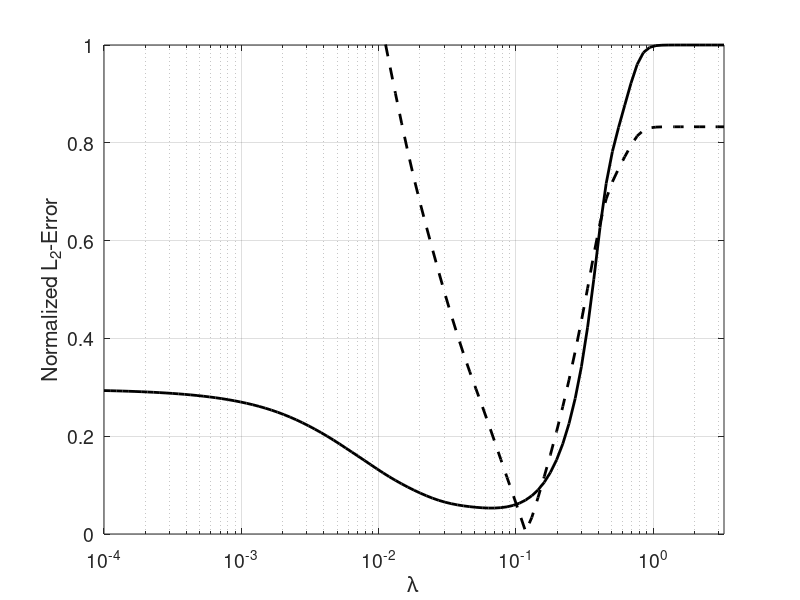
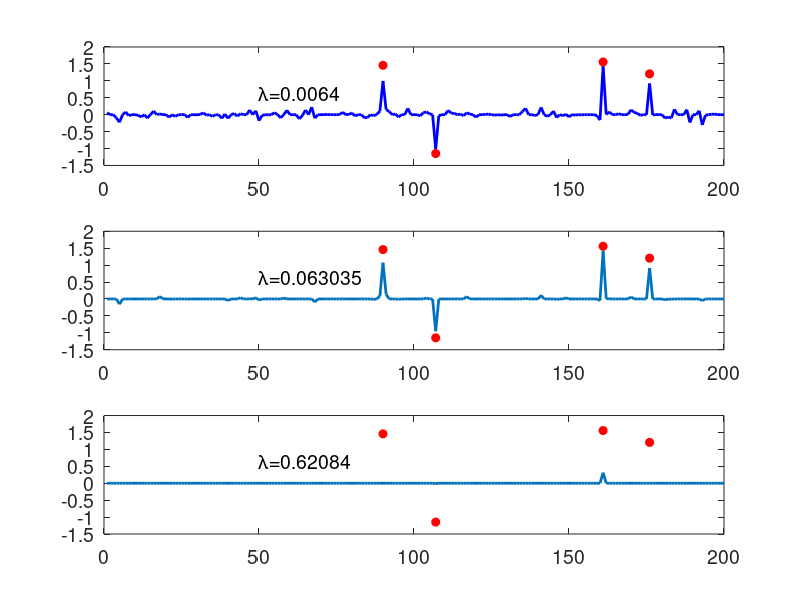
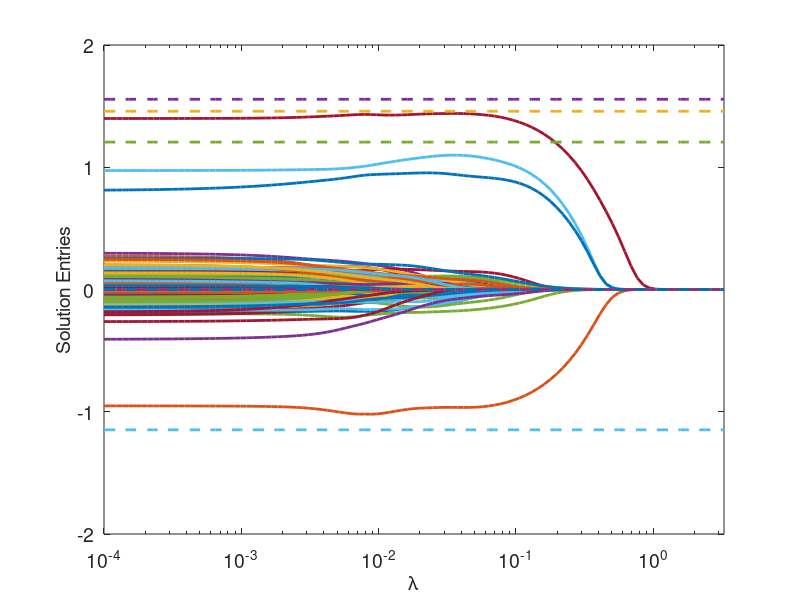
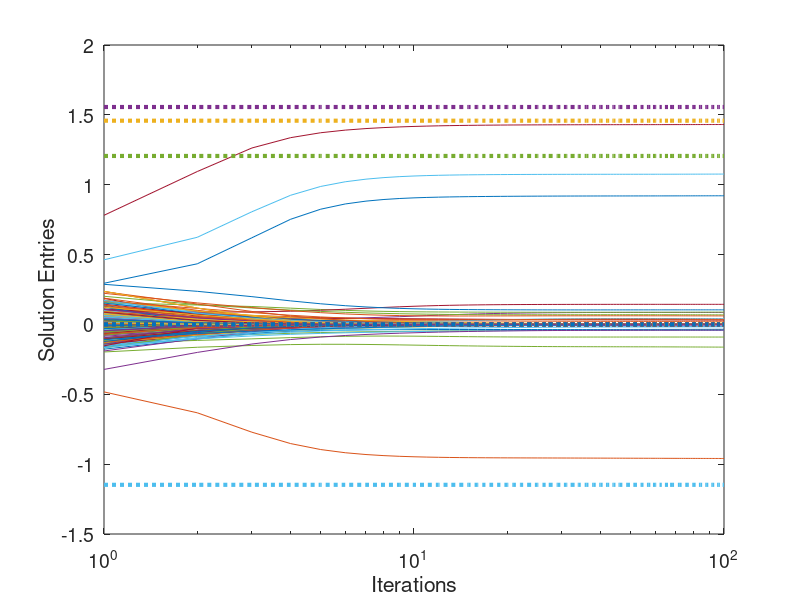

Recreate these plots in MATLAB, in order.
% Figures - 5.6, 5.7, 5.8, and 5.9  of Elad's book. This code is from M. Elad's homepage.
% =========================================
% This program presents the IRLS solution to the Q problem. 
% We demonstrate several things here:
%       1. Effect of lambda and the optimal value
%       2. Kinds of solutions obtained for various lambda
%       3. The convergence of the IRLS
%       4. The solution path (LARS style)

% Creating the data to test on
n=100; m=200; S=4; sigma=0.1;

A=randn(n,m);
W=sqrt(diag(A'*A));
for k=1:1:m,
    A(:,k)=A(:,k)/W(k);
end;

x0=zeros(m,1);
pos=randperm(m);
x0(pos(1:S))=sign(randn(S,1)).*(1+rand(S,1));
b=A*x0+randn(n,1)*sigma;

save temp n m A b x0 S sigma pos

% The IRLS algorithm for varying lambda
Xsol=zeros(m,101);
Err=zeros(101,1);
Res=zeros(101,1);
lambda=0.0001*2.^(0:0.15:15);
AA=A'*A;
Ab=A'*b;
for ll=1:1:101
    xout=zeros(m,1);
    XX=eye(m);
    for k=1:1:15
        xout=inv(2*lambda(ll)*XX+AA)*Ab;
        XX=diag(1./(abs(xout)+1e-10));
        % disp(norm(xout-x0)/norm(x0));
    end;
    Xsol(:,ll)=xout; 
    Err(ll)=(xout-x0)'*(xout-x0)/(x0'*x0);
    Res(ll)=(A*xout-b)'*(A*xout-b)/sigma^2/n; 
    disp(Err(ll));
end;

figure(1); clf; 
h=semilogx(lambda,Err,'k');
set(h,'LineWidth',2); 
hold on;
h=semilogx(lambda,abs(log10(Res)),'k--');
set(h,'LineWidth',2); 
h=xlabel('\lambda'); 
set(h,'FontSize',14);
h=ylabel('Normalized L_2-Error');
set(h,'FontSize',14);
set(gca,'FontSize',14);
grid on;
axis([min(lambda) max(lambda) 0 1]); 
% print -depsc2 Chapter_05_IRLS_lambdaCurve.eps

figure(2); clf;
posL=find(Err==min(Err),1); 
subplot(3,1,1); h=plot(Xsol(:,posL-22),'b'); 
set(h,'LineWidth',2);
hold on; h=plot(pos(1:S),x0(pos(1:S)),'ro'); 
set(h,'MarkerFaceColor','r');
set(gca,'FontSize',14);
h=text(50,0.65,['\lambda=',num2str(lambda(posL-22))]);
set(h,'FontSize',14);
subplot(3,1,2); h=plot(Xsol(:,posL)); 
set(h,'LineWidth',2);
hold on; h=plot(pos(1:S),x0(pos(1:S)),'ro'); 
set(h,'MarkerFaceColor','r');
set(gca,'FontSize',14);
h=text(50,0.65,['\lambda=',num2str(lambda(posL))]);
set(h,'FontSize',14);
subplot(3,1,3); h=plot(Xsol(:,posL+22)); 
set(h,'LineWidth',2);
hold on; h=plot(pos(1:S),x0(pos(1:S)),'ro'); 
set(h,'MarkerFaceColor','r');
set(gca,'FontSize',14);
h=text(50,0.65,['\lambda=',num2str(lambda(posL+22))]);
set(h,'FontSize',14);
% print -depsc2 Chapter_05_IRLS_Solutions.eps

figure(3); clf; 
h=semilogx(lambda,Xsol');
set(h,'LineWidth',2);
hold on;
h=semilogx(lambda,ones(101,1)*x0','--');
set(h,'LineWidth',2);
set(gca,'FontSize',14);
h=xlabel('\lambda'); 
set(h,'FontSize',14);
h=ylabel('Solution Entries');
set(h,'FontSize',14);
axis([min(lambda) max(lambda) -2 2]);
% print -depsc2 Chapter_05_IRLS_LambdaPath.eps

% Choosing the best lambbda and showing the IRLS there

lamOPT=lambda(posL);
Sol=zeros(m,101);
xout=zeros(m,1);
Sol(:,1)=xout;
XX=eye(m);
Err=zeros(101,2);
Err(1,1)=(xout-x0)'*(xout-x0); 
Err(1,2)=0.5*(A*xout-b)'*(A*xout-b)+lamOPT*sum(abs(xout)); 
for k=1:1:100
    xout=inv(2*lamOPT*XX+AA)*Ab;
    XX=diag(1./(abs(xout)+1e-10));
    Sol(:,k+1)=xout;
    Err(k+1,1)=(xout-x0)'*(xout-x0);
    Err(k+1,2)=0.5*(A*xout-b)'*(A*xout-b)+lamOPT*sum(abs(xout)); 
end;

figure(4); clf; 
semilogx(0:1:100,Sol');
hold on;
h=semilogx(0:1:100,ones(101,1)*x0',':'); 
set(h,'LineWidth',3);
h=xlabel('Iterations'); 
set(h,'FontSize',14);
h=ylabel('Solution Entries');
set(h,'FontSize',14);
set(gca,'FontSize',14);
% print -depsc2 Chapter_05_IRLS_Path.eps

figure(5); clf; 
h=semilogx(0:1:100,Err(:,2),'k'); 
set(h,'LineWidth',2);
h=xlabel('Iterations'); 
set(h,'FontSize',14);
h=ylabel('Function Value');
set(h,'FontSize',14);
set(gca,'FontSize',14);
grid on;
axis([1 100 1 2.2]);
% print -depsc2 Chapter_05_IRLS_Convergence.eps